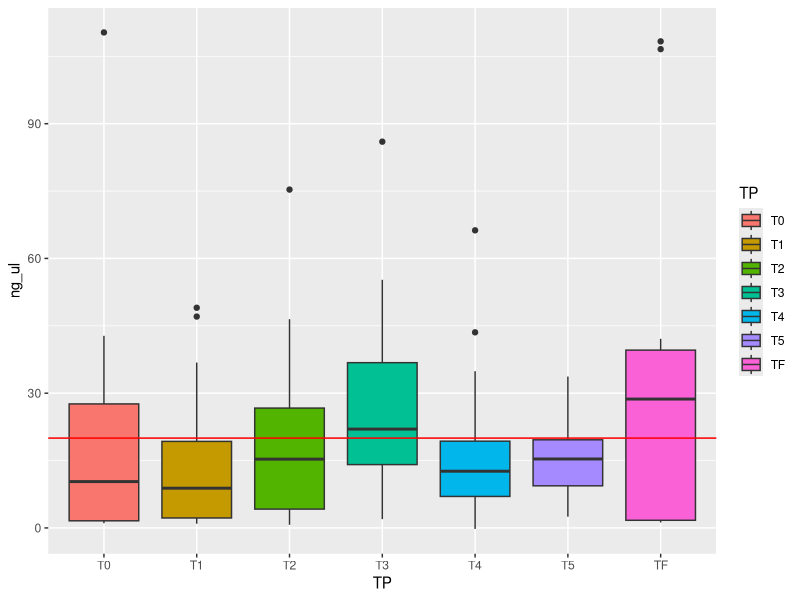
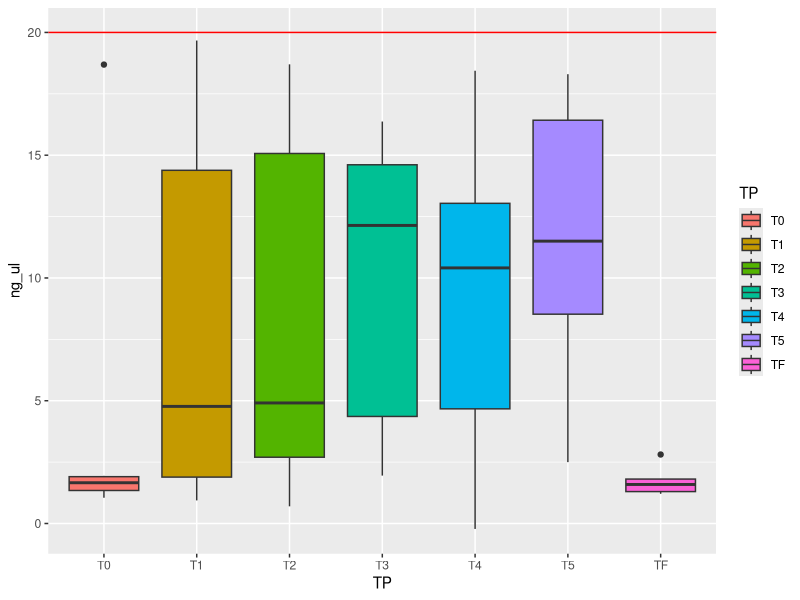
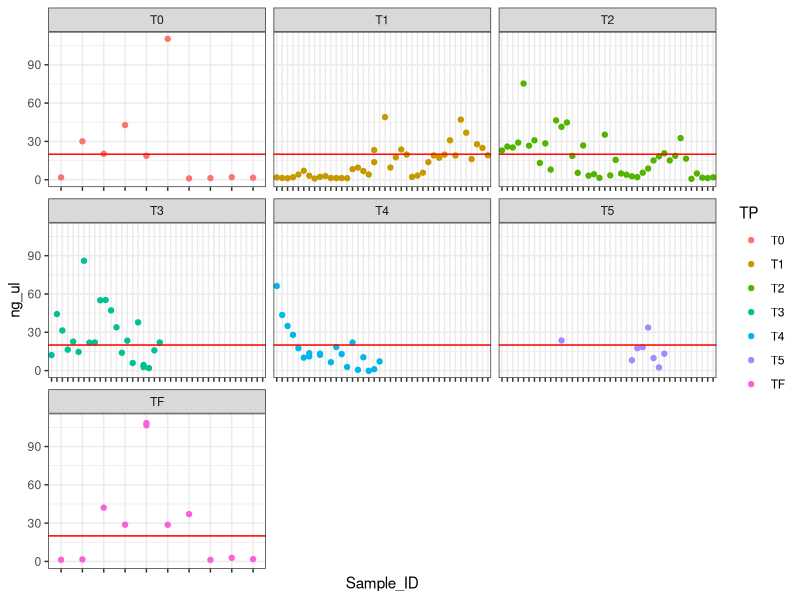
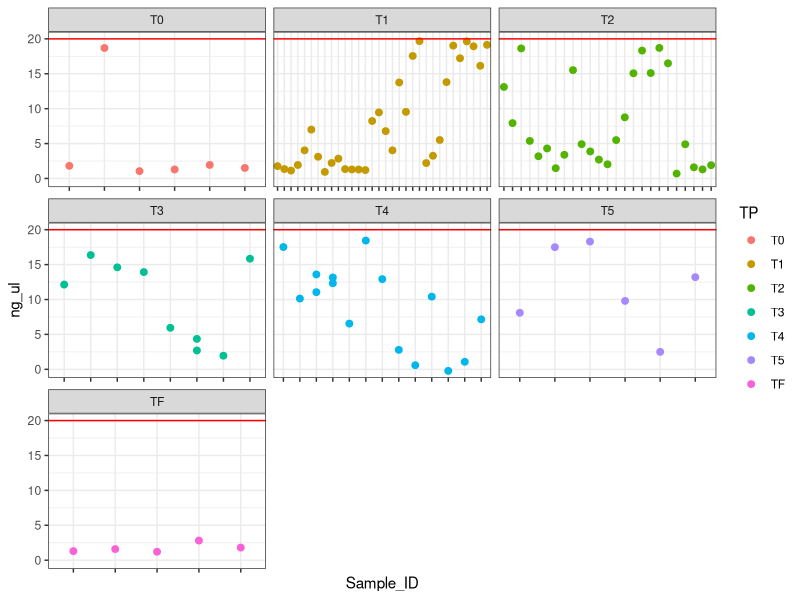
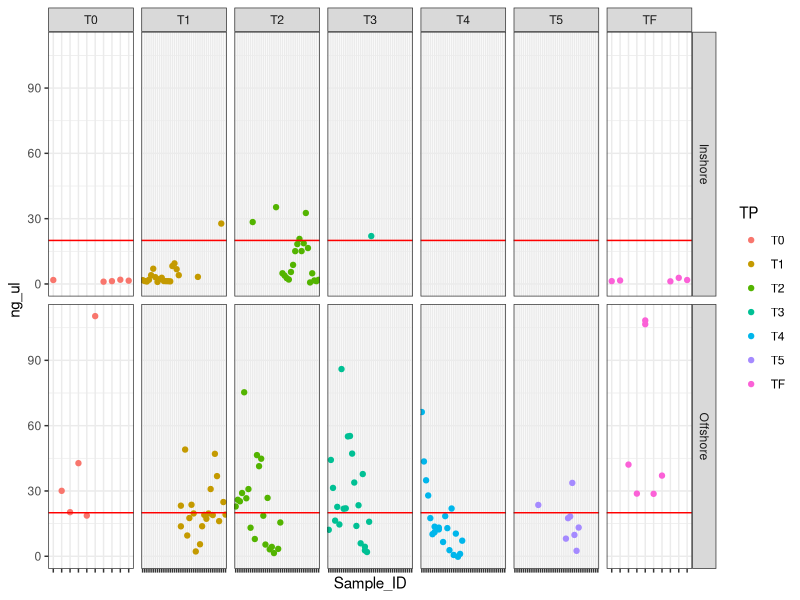

Write R code to recreate these figures, in order.
## ---- chunk 1
knitr::opts_chunk$set(echo = TRUE)
## ---- chunk 2
library(tidyr)
library(dplyr)
library(ggplot2)
## ---- chunk 3
# Import Raw Nanodrop Data #
df <- readxl::read_xlsx("data/Nanodrop/Past_Nano_Working_Master.xlsx") 

# Import Additional Sample Data #
sd <- readxl::read_xlsx("data/Nanodrop/Past_Sample_Data.xlsx") %>%
  mutate(TP = case_when(grepl("TF", FrozenSampleName) ~ "TF",
                        grepl("T0", FrozenSampleName) ~ "T0",
                        grepl("T1", FrozenSampleName) ~ "T1",
                        grepl("T2", FrozenSampleName) ~ "T2",
                        grepl("T3", FrozenSampleName) ~ "T3",
                        grepl("T4", FrozenSampleName) ~ "T4",
                        grepl("T5", FrozenSampleName) ~ "T5"))


sd$Sample_ID <- as.character(sd$Sample_ID)

# Combine Nanodata with Sample Data #
nano <- right_join(df, sd, by = "Sample_ID")

# Convert Character Columns to Numeric #
nano$ng_ul <- as.numeric(nano$ng_ul)
nano$A260 <- as.numeric(nano$A260)
nano$A280 <- as.numeric(nano$A280)
nano$r260_280 <- as.numeric(nano$r260_280)
nano$r260_230 <- as.numeric(nano$r260_230)
nano$'Cursor abs.' <- as.numeric(nano$'Cursor abs.')

# Round values to 2 decimal places #
nano$ng_ul <- round(nano$ng_ul, digits = 2)
nano$A260 <- round(nano$A260, digits = 2)
nano$A280 <- round(nano$A280, digits = 2)
nano$r260_280  <- round(nano$r260_280 , digits = 2)
nano$r260_230 <- round(nano$r260_230, digits = 2)
nano$'Cursor abs.'<- round(nano$'Cursor abs.', digits = 2)
## ---- chunk 4
# RNA Samples >= 20ng/uL AND 260/280 > 1.95 #
goodRNA <- nano %>%
  filter(ng_ul >= 20 & r260_280 >= 1.95)

# RNA Samples >= 20ng/uL BUT 260/280 < 1.95 #
needswork <- nano %>%
  filter(ng_ul >= 20 & r260_280 < 1.95)

# RNA Samples with < 20ng/uL #
notgoodRNA <- nano %>%
  filter(ng_ul < 20)

# RNA Samples with little to no RNA # 
noRNA <- nano %>%
  filter(ng_ul < 5)

# RNA Samples with low yields, < 20ng/uL but > 5ng/uL
lowyield <- nano %>%
  filter(ng_ul < 20, ng_ul > 10)
## ---- chunk 5
# Boxplot: all samples separated by timepoint
ggplot(nano, aes(x = TP, y = ng_ul, fill = TP)) +
  geom_boxplot() +
  geom_hline(yintercept=20, color = "red", size = 0.5) 

# Boxplot: samples <20ng/uL by timepoint
ggplot(notgoodRNA, aes(x = TP, y = ng_ul, fill = TP)) +
  geom_boxplot() +
  geom_hline(yintercept=20, color = "red", size = 0.5)

# Scatterplot: All data, Sample ng/uL of RNA for each sample, faceted by timepoint 
ggplot(nano, aes(x = Sample_ID, y = ng_ul, color = TP)) +
  geom_point() +
  geom_hline(yintercept=20, color = "red", size = 0.5) +
  facet_wrap(~TP, scales = "free_x") +
  theme_bw() +
  theme(axis.text.x = element_blank())

# Scatterplot: Bad samples, Sample ng/uL of RNA for each sample, faceted by timepoint 
ggplot(notgoodRNA, aes(x = Sample_ID, y = ng_ul, color = TP)) +
  geom_point(size = 2) +
  geom_hline(yintercept=20, color = "red", size = 0.5) +
  facet_wrap(~TP, scales = "free_x") +
  theme_bw() +
  theme(axis.text.x = element_blank())

## Scatterplot: All data, Sample ng/uL of RNA for each sample, faceted by timepoint 
ggplot(nano, aes(x = Sample_ID, y = ng_ul, color = TP)) +
  geom_point() +
  geom_hline(yintercept=20, color = "red", size = 0.5) +
  facet_grid(Site~TP, scales = "free_x") +
  theme_bw() +
  theme(axis.text.x = element_blank())

